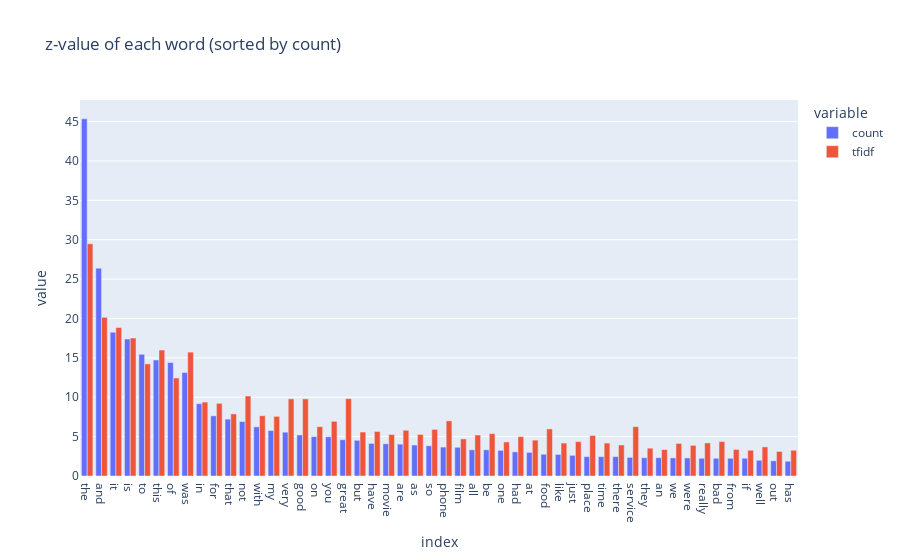

The notebook cell saved with this chart:
### Markdown cell above
### Data Visualization
- Compare mean value of different method of each word
- Compare the value of word in different sentiment

### Code cell
count_mean = X_count.mean(axis=0)
z_count = (count_mean - count_mean.mean()) / count_mean.std()
tfidf_mean = X_tfidf.mean(axis=0)
z_tfidf = (tfidf_mean - tfidf_mean.mean()) / tfidf_mean.std()

cmp_df = pd.concat({'count': z_count, 'tfidf': z_tfidf}, axis=1)
px.bar(cmp_df.sort_values(by='count', ascending=False)[:50], title='z-value of each word (sorted by count)', barmode='group')

### Figure 1 — Plotly figure (JSON) as saved in the notebook; plotly's stock layout.template omitted (floating-point values rounded to 4 significant figures)
{"data": [{"alignmentgroup": "True", "hovertemplate": "variable=count<br>index=%{x}<br>value=%{y}<extra></extra>", "legendgroup": "count", "marker": {"color": "#636efa", "pattern": {"shape": ""}}, "name": "count", "offsetgroup": "count", "orientation": "v", "showlegend": true, "textposition": "auto", "type": "bar", "x": ["the", "and", "it", "is", "to", "this", "of", "was", "in", "for", "that", "not", "with", "my", "very", "good", "on", "you", "great", "but", "have", "movie", "are", "as", "so", "phone", "film", "all", "be", "one", "had", "at", "food", "like", "just", "place", "time", "there", "service", "they", "an", "we", "were", "really", "bad", "from", "if", "well", "out", "has"], "xaxis": "x", "y": [45.35, 26.39, 18.25, 17.39, 15.45, 14.73, 14.4, 13.14, 9.177, 7.638, 7.218, 6.915, 6.238, 5.772, 5.562, 5.212, 5.002, 4.979, 4.606, 4.536, 4.139, 4.093, 4.046, 3.929, 3.836, 3.673, 3.649, 3.323, 3.323, 3.253, 3.066, 2.996, 2.763, 2.74, 2.623, 2.46, 2.46, 2.46, 2.367, 2.32, 2.32, 2.297, 2.297, 2.25, 2.25, 2.25, 2.25, 1.994, 1.924, 1.877], "yaxis": "y"}, {"alignmentgroup": "True", "hovertemplate": "variable=tfidf<br>index=%{x}<br>value=%{y}<extra></extra>", "legendgroup": "tfidf", "marker": {"color": "#EF553B", "pattern": {"shape": ""}}, "name": "tfidf", "offsetgroup": "tfidf", "orientation": "v", "showlegend": true, "textposition": "auto", "type": "bar", "x": ["the", "and", "it", "is", "to", "this", "of", "was", "in", "for", "that", "not", "with", "my", "very", "good", "on", "you", "great", "but", "have", "movie", "are", "as", "so", "phone", "film", "all", "be", "one", "had", "at", "food", "like", "just", "place", "time", "there", "service", "they", "an", "we", "were", "really", "bad", "from", "if", "well", "out", "has"], "xaxis": "x", "y": [29.48, 20.15, 18.85, 17.51, 14.24, 15.99, 12.45, 15.73, 9.386, 9.224, 7.883, 10.16, 7.651, 7.572, 9.797, 9.789, 6.263, 6.943, 9.819, 5.584, 5.654, 5.263, 5.809, 5.274, 5.913, 6.998, 4.71, 5.207, 5.373, 4.321, 4.997, 4.554, 5.978, 4.184, 4.362, 5.144, 4.179, 3.937, 6.262, 3.535, 3.36, 4.136, 3.89, 4.2, 4.377, 3.376, 3.272, 3.694, 3.118, 3.267], "yaxis": "y"}], "layout": {"barmode": "group", "legend": {"title": {"text": "variable"}, "tracegroupgap": 0}, "title": {"text": "z-value of each word (sorted by count)"}, "xaxis": {"anchor": "y", "domain": [0, 1], "title": {"text": "index"}}, "yaxis": {"anchor": "x", "domain": [0, 1], "title": {"text": "value"}}}}
